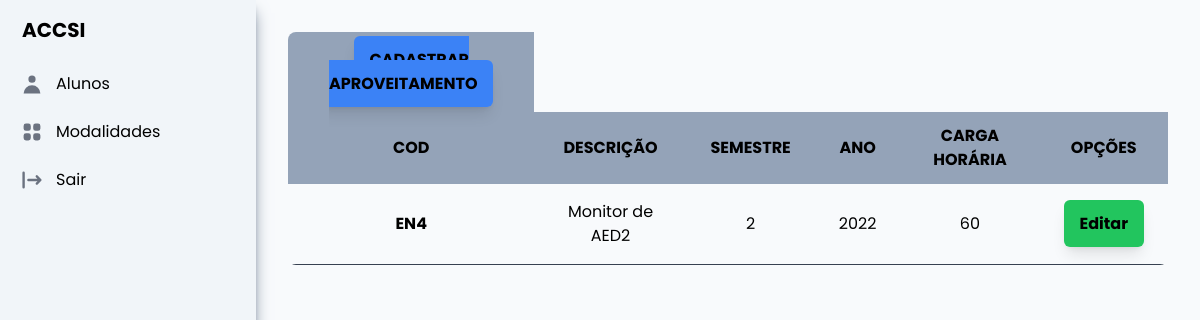
Page /aproveitamento/1 (signed in) on the committed database.
### aproveitamento/models.py (models this page shows)
class Aproveitamento(models.Model):
    id_aproveitamento = models.AutoField(primary_key=True)
    aluno = models.ForeignKey(Aluno, on_delete=models.CASCADE)
    descricao = models.CharField(max_length=250)
    categoria = models.ForeignKey(Atividade, on_delete=models.CASCADE)
    semestre = models.IntegerField()
    ano = models.IntegerField()
    ch = models.IntegerField()

### atividade/models.py (models this page shows)
class Atividade(models.Model):
    id_atividade = models.AutoField(primary_key=True)
    codigo = models.CharField(unique=True, max_length=5)
    modalidade = models.ForeignKey(Modalidade, on_delete=models.CASCADE)
    descricao = models.CharField(max_length=250)
    ch_min = models.IntegerField()
    ch_max = models.IntegerField()
    ap_max = models.IntegerField()
    def __str__(self):
        return self.codigo

### aproveitamento/views.py (the view)
# urls.py: path('<int:pk>', views.ListarAproveitamento.as_view(), name="listar_aproveitamento"),
@method_decorator(login_required, name='dispatch')
class ListarAproveitamento(ListView):
    template_name = 'listar_aproveitamento.html'
    model = Aproveitamento
    context_object_name = 'aproveitamentos'
    def __init__(self, *args, **kwargs):
        super().__init__(*args, **kwargs)
        self.id_aluno = None
    def dispatch(self, request, *args, **kwargs):
        self.id_aluno = kwargs.get('pk', None)
        return super().dispatch(request, *args, **kwargs)
    def get_queryset(self):
        queryset = super().get_queryset()
        queryset = queryset.filter(aluno=Aluno.objects.get(id_aluno=self.id_aluno))
        return queryset
    def get_context_data(self, **kwargs):
        context = super().get_context_data(**kwargs)
        context['id_aluno'] = self.id_aluno
        return context

### aproveitamento/templates/listar_aproveitamento.html
{% extends 'base.html' %}
{% block conteudo %}
    <div class="relative overflow-x-auto sm:rounded-lg text-black">
        <table class="w-full text-base text-center">
            <thead class="uppercase bg-slate-400">
            <tr>
                <th class="px-6 py-4">
                    <a href="{% url 'cadastrar_aproveitamento' id_aluno %}"
                       class="text-textbase font-bold px-4 py-3 bg-blue-500 rounded-md shadow-lg transform active:scale-90 transition-transform">
                        Cadastrar Aproveitamento</a>
                </th>
            </tr>
            <tr>
                <th scope="col" class="px-6 py-3">
                    Cod
                </th>
                <th scope="col" class="px-6 py-3">
                    Descrição
                </th>
                <th scope="col" class="px-6 py-3">
                    Semestre
                </th>
                <th scope="col" class="px-6 py-3">
                    Ano
                </th>
                <th scope="col" class="px-6 py-3">
                    Carga Horária
                </th>
                <th scope="col" class="px-6 py-3">
                    Opções
                </th>
            </tr>
            </thead>
            <tbody>
            {% for aproveitamento in aproveitamentos %}
                <tr class="border-b border-gray-700">
                    <th scope="row" class="px-6 py-4 font-bold whitespace-nowrap">
                        {{ aproveitamento.categoria }}
                    </th>
                    <td class="px-6 py-4">
                        {{ aproveitamento.descricao }}
                    </td>
                    <td class="px-6 py-4">
                        {{ aproveitamento.semestre }}
                    </td>
                    <td class="px-6 py-4">
                        {{ aproveitamento.ano }}
                    </td>
                    <td class="px-6 py-4">
                        {{ aproveitamento.ch }}
                    </td>
                    <td class="px-6 py-4">
                        <a href="{% url 'editar_aproveitamento' aproveitamento.id_aproveitamento %}"
                           class="text-textbase px-4 font-bold py-3 bg-green-500 rounded-md shadow-lg transform active:scale-90 transition-transform">Editar</a>
                    </td>
                </tr>
            {% endfor %}
            </tbody>
        </table>
    </div>
{% endblock %}

### static/css/style.css (style rules this page uses)
* { margin: 0; padding: 0; box-sizing: border-box; font-family: "Poppins"; }

### rows in the picture
Aproveitamento: categoria "EN4", descricao "Monitor de AED2", semestre "2", ano "2022", ch "60"
